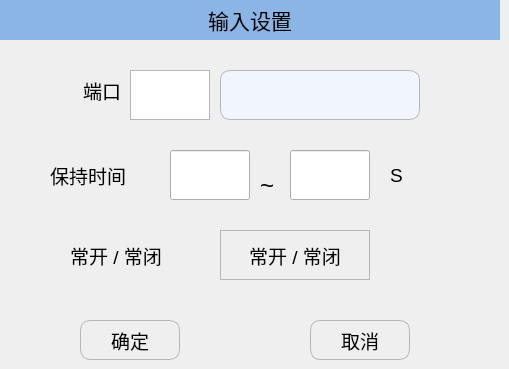
   <widget class="QWidget" name="page_InputSet">
    <widget class="QLabel" name="label_14">
     <property name="geometry">
      <rect>
       <x>0</x>
       <y>0</y>
       <width>500</width>
       <height>40</height>
      </rect>
     </property>
     <property name="minimumSize">
      <size>
       <width>500</width>
       <height>40</height>
      </size>
     </property>
     <property name="maximumSize">
      <size>
       <width>500</width>
       <height>30</height>
      </size>
     </property>
     <property name="font">
      <font>
       <pointsize>16</pointsize>
      </font>
     </property>
     <property name="styleSheet">
      <string notr="true">QLabel{background-color:#8BB5E5;}</string>
     </property>
     <property name="text">
      <string>输入设置</string>
     </property>
     <property name="alignment">
      <set>Qt::AlignCenter</set>
     </property>
    </widget>
    <widget class="QPushButton" name="Btn_InputSetOk">
     <property name="geometry">
      <rect>
       <x>80</x>
       <y>320</y>
       <width>100</width>
       <height>40</height>
      </rect>
     </property>
     <property name="minimumSize">
      <size>
       <width>100</width>
       <height>40</height>
      </size>
     </property>
     <property name="maximumSize">
      <size>
       <width>100</width>
       <height>40</height>
      </size>
     </property>
     <property name="font">
      <font>
       <pointsize>14</pointsize>
      </font>
     </property>
     <property name="styleSheet">
      <string notr="true">QPushButton
{
    border-style:solid; /*边框风格*/
    border-width:1px;/*边框宽度*/
    border-color:#B4B6BC; /*边框颜色*/
    border-radius:10px; /*边框倒角*/
}
QPushButton:pressed
{
    border-style:outset; /*边框风格*/
    background-color:qlineargradient(x1: 0, y1: 0, x2: 0, y2: 1, stop:0 #00befa, stop: 1 #0160ea);/*背景色*/
    border-width:1px;/*边框宽度*/
    border-color:#0055ff; /*边框颜色*/
    border-radius:10px; /*边框倒角*/
}</string>
     </property>
     <property name="text">
      <string>确定</string>
     </property>
     <property name="icon">
      <iconset resource="../resource.qrc">
       <normaloff>:/ManualPage/manualpage_images/ok.png</normaloff>:/ManualPage/manualpage_images/ok.png</iconset>
     </property>
     <property name="iconSize">
      <size>
       <width>40</width>
       <height>40</height>
      </size>
     </property>
    </widget>
    <widget class="QPushButton" name="Btn_InputSetCancel">
     <property name="geometry">
      <rect>
       <x>310</x>
       <y>320</y>
       <width>100</width>
       <height>40</height>
      </rect>
     </property>
     <property name="minimumSize">
      <size>
       <width>100</width>
       <height>40</height>
      </size>
     </property>
     <property name="maximumSize">
      <size>
       <width>100</width>
       <height>40</height>
      </size>
     </property>
     <property name="font">
      <font>
       <pointsize>14</pointsize>
      </font>
     </property>
     <property name="styleSheet">
      <string notr="true">QPushButton
{
    border-style:solid; /*边框风格*/
    border-width:1px;/*边框宽度*/
    border-color:#B4B6BC; /*边框颜色*/
    border-radius:10px; /*边框倒角*/
}
QPushButton:pressed
{
    border-style:outset; /*边框风格*/
    background-color:qlineargradient(x1: 0, y1: 0, x2: 0, y2: 1, stop:0 #00befa, stop: 1 #0160ea);/*背景色*/
    border-width:1px;/*边框宽度*/
    border-color:#0055ff; /*边框颜色*/
    border-radius:10px; /*边框倒角*/
}</string>
     </property>
     <property name="text">
      <string>取消</string>
     </property>
     <property name="icon">
      <iconset resource="../resource.qrc">
       <normaloff>:/ManualPage/manualpage_images/cancel.png</normaloff>:/ManualPage/manualpage_images/cancel.png</iconset>
     </property>
     <property name="iconSize">
      <size>
       <width>30</width>
       <height>30</height>
      </size>
     </property>
    </widget>
    <widget class="QLabel" name="label_6">
     <property name="geometry">
      <rect>
       <x>60</x>
       <y>70</y>
       <width>61</width>
       <height>41</height>
      </rect>
     </property>
     <property name="font">
      <font>
       <pointsize>14</pointsize>
      </font>
     </property>
     <property name="text">
      <string>端口</string>
     </property>
     <property name="alignment">
      <set>Qt::AlignRight|Qt::AlignTrailing|Qt::AlignVCenter</set>
     </property>
    </widget>
    <widget class="QLabel" name="label_7">
     <property name="geometry">
      <rect>
       <x>260</x>
       <y>160</y>
       <width>21</width>
       <height>51</height>
      </rect>
     </property>
     <property name="font">
      <font>
       <pointsize>18</pointsize>
      </font>
     </property>
     <property name="text">
      <string>~</string>
     </property>
    </widget>
    <widget class="QLabel" name="label_8">
     <property name="geometry">
      <rect>
       <x>390</x>
       <y>160</y>
       <width>21</width>
       <height>31</height>
      </rect>
     </property>
     <property name="font">
      <font>
       <pointsize>14</pointsize>
      </font>
     </property>
     <property name="text">
      <string>S</string>
     </property>
    </widget>
    <widget class="QLabel" name="label_17">
     <property name="geometry">
      <rect>
       <x>50</x>
       <y>150</y>
       <width>111</width>
       <height>51</height>
      </rect>
     </property>
     <property name="font">
      <font>
       <pointsize>14</pointsize>
      </font>
     </property>
     <property name="text">
      <string>保持时间</string>
     </property>
    </widget>
    <widget class="QLabel" name="label_18">
     <property name="geometry">
      <rect>
       <x>70</x>
       <y>230</y>
       <width>151</width>
       <height>51</height>
      </rect>
     </property>
     <property name="font">
      <font>
       <pointsize>14</pointsize>
      </font>
     </property>
     <property name="text">
      <string>常开 / 常闭</string>
     </property>
    </widget>
    <widget class="QLineEdit" name="Edit_Input">
     <property name="geometry">
      <rect>
       <x>220</x>
       <y>70</y>
       <width>200</width>
       <height>50</height>
      </rect>
     </property>
     <property name="minimumSize">
      <size>
       <width>200</width>
       <height>50</height>
      </size>
     </property>
     <property name="maximumSize">
      <size>
       <width>200</width>
       <height>50</height>
      </size>
     </property>
     <property name="font">
      <font>
       <pointsize>14</pointsize>
      </font>
     </property>
     <property name="styleSheet">
      <string notr="true">QLineEdit
{
    background-color:#F1F5FE;
    border-style:solid; /*边框风格*/
    border-width:1px;/*边框宽度*/
    border-color:#B4B6BC; /*边框颜色*/
    border-radius:10px; /*边框倒角*/
}</string>
     </property>
    </widget>
    <widget class="QLineEdit" name="Edit_TimeStart">
     <property name="geometry">
      <rect>
       <x>170</x>
       <y>150</y>
       <width>80</width>
       <height>50</height>
      </rect>
     </property>
     <property name="minimumSize">
      <size>
       <width>80</width>
       <height>50</height>
      </size>
     </property>
     <property name="maximumSize">
      <size>
       <width>80</width>
       <height>50</height>
      </size>
     </property>
     <property name="font">
      <font>
       <pointsize>14</pointsize>
      </font>
     </property>
    </widget>
    <widget class="QLineEdit" name="Edit_TimeEnd">
     <property name="geometry">
      <rect>
       <x>290</x>
       <y>150</y>
       <width>80</width>
       <height>50</height>
      </rect>
     </property>
     <property name="minimumSize">
      <size>
       <width>80</width>
       <height>50</height>
      </size>
     </property>
     <property name="maximumSize">
      <size>
       <width>80</width>
       <height>50</height>
      </size>
     </property>
     <property name="font">
      <font>
       <pointsize>14</pointsize>
      </font>
     </property>
    </widget>
    <widget class="QPushButton" name="Btn_OnOff">
     <property name="geometry">
      <rect>
       <x>220</x>
       <y>230</y>
       <width>150</width>
       <height>50</height>
      </rect>
     </property>
     <property name="minimumSize">
      <size>
       <width>150</width>
       <height>50</height>
      </size>
     </property>
     <property name="maximumSize">
      <size>
       <width>100</width>
       <height>40</height>
      </size>
     </property>
     <property name="font">
      <font>
       <pointsize>14</pointsize>
      </font>
     </property>
     <property name="styleSheet">
      <string notr="true">QPushButton
{
    border-style:solid; /*边框风格*/
    border-width:1px;/*边框宽度*/
    border-color:#B4B6BC; /*边框颜色*/
}
QPushButton:pressed
{
    border-style:outset; /*边框风格*/
    background-color:qlineargradient(x1: 0, y1: 0, x2: 0, y2: 1, stop:0 #00befa, stop: 1 #0160ea);/*背景色*/
    border-width:1px;/*边框宽度*/
    border-color:#0055ff; /*边框颜色*/
}</string>
     </property>
     <property name="text">
      <string>常开 / 常闭</string>
     </property>
     <property name="iconSize">
      <size>
       <width>40</width>
       <height>40</height>
      </size>
     </property>
    </widget>
    <widget class="QLabel" name="label_inputPort">
     <property name="geometry">
      <rect>
       <x>130</x>
       <y>70</y>
       <width>80</width>
       <height>50</height>
      </rect>
     </property>
     <property name="minimumSize">
      <size>
       <width>80</width>
       <height>50</height>
      </size>
     </property>
     <property name="maximumSize">
      <size>
       <width>80</width>
       <height>50</height>
      </size>
     </property>
     <property name="font">
      <font>
       <pointsize>12</pointsize>
      </font>
     </property>
     <property name="styleSheet">
      <string notr="true">background-color:white;
border-style:solid; /*边框风格*/
border-width:1px;/*边框宽度*/
border-color:#B4B6BC; /*边框颜色*/
</string>
     </property>
     <property name="text">
      <string/>
     </property>
     <property name="alignment">
      <set>Qt::AlignCenter</set>
     </property>
    </widget>
   </widget>
